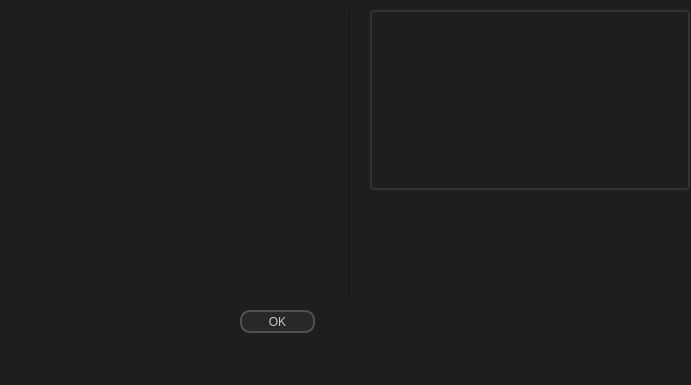
<?xml version="1.0" encoding="UTF-8"?>
<ui version="4.0">
 <class>Dialog</class>
 <widget class="QDialog" name="Dialog">
  <property name="geometry">
   <rect>
    <x>0</x>
    <y>0</y>
    <width>691</width>
    <height>385</height>
   </rect>
  </property>
  <property name="minimumSize">
   <size>
    <width>0</width>
    <height>0</height>
   </size>
  </property>
  <property name="maximumSize">
   <size>
    <width>9999</width>
    <height>9999</height>
   </size>
  </property>
  <property name="windowTitle">
   <string>Dialog</string>
  </property>
  <property name="styleSheet">
   <string notr="true">QWidget {
background-color: rgb(30, 30, 30)

}
QLabel{
color: rgb(200, 200, 200);
background-color:rgba(0, 0, 0, 0)
}

QPushButton {
background-color:rgb(40, 40, 40);
color: rgb(200, 200, 200);
border: 2px solid rgb(80, 80, 80);
border-radius: 10px;
padding: 1px;
}
QPushButton:hover {
background-color:rgb(20, 115, 230);
	color: rgb(200, 200, 200);
border: 1px solid rgb(20, 115, 230);
}
QPushButton:pressed {
background-color:rgb(18, 100, 200);
color: rgb(200, 200, 200);
border: 1px solid rgb(18, 100, 200);
}
QPushButton:disabled {
background-color:rgb(20, 20, 20);
color: rgb(100, 100, 100);
border: 2px solid rgb(50, 50, 50);
border-radius: 10px;
}

QLineEdit{
background-color:rgb(30, 30, 30);
color: rgb(200, 200, 200);
border: 2px solid rgb(80, 80, 80);
border-radius: 10px;
padding: 1px;
}
QLineEdit:focus {
background-color:rgb(30, 30, 30);
color: rgb(200, 200, 200);
border: 2px solid rgb(20, 115, 230);
border-radius: 10px;
padding: 1px;
}

QProgressBar {
background-color:rgb(30, 30, 30);
border: 2px solid rgb(80, 80, 80);
border-radius: 6px;
color:rgb(200, 200, 200);
text-align: center;
}
QProgressBar::chunk {
background-color:rgb(20, 115, 230);
border: 2px solid rgb(20, 115, 230);
border-radius: 1px;
}</string>
  </property>
  <widget class="QPushButton" name="btn_ok">
   <property name="geometry">
    <rect>
     <x>240</x>
     <y>310</y>
     <width>75</width>
     <height>23</height>
    </rect>
   </property>
   <property name="styleSheet">
    <string notr="true"/>
   </property>
   <property name="text">
    <string>OK</string>
   </property>
  </widget>
  <widget class="QLabel" name="lbl_img">
   <property name="geometry">
    <rect>
     <x>0</x>
     <y>0</y>
     <width>331</width>
     <height>271</height>
    </rect>
   </property>
   <property name="text">
    <string/>
   </property>
  </widget>
  <widget class="Line" name="line">
   <property name="geometry">
    <rect>
     <x>340</x>
     <y>10</y>
     <width>20</width>
     <height>291</height>
    </rect>
   </property>
   <property name="orientation">
    <enum>Qt::Vertical</enum>
   </property>
  </widget>
  <widget class="QLabel" name="lbl_guide">
   <property name="geometry">
    <rect>
     <x>370</x>
     <y>10</y>
     <width>320</width>
     <height>180</height>
    </rect>
   </property>
   <property name="styleSheet">
    <string notr="true">border: 2px solid rgb(50, 50, 50);
border-radius: 4px;</string>
   </property>
   <property name="frameShape">
    <enum>QFrame::Box</enum>
   </property>
   <property name="text">
    <string/>
   </property>
  </widget>
 </widget>
 <resources/>
 <connections/>
</ui>
